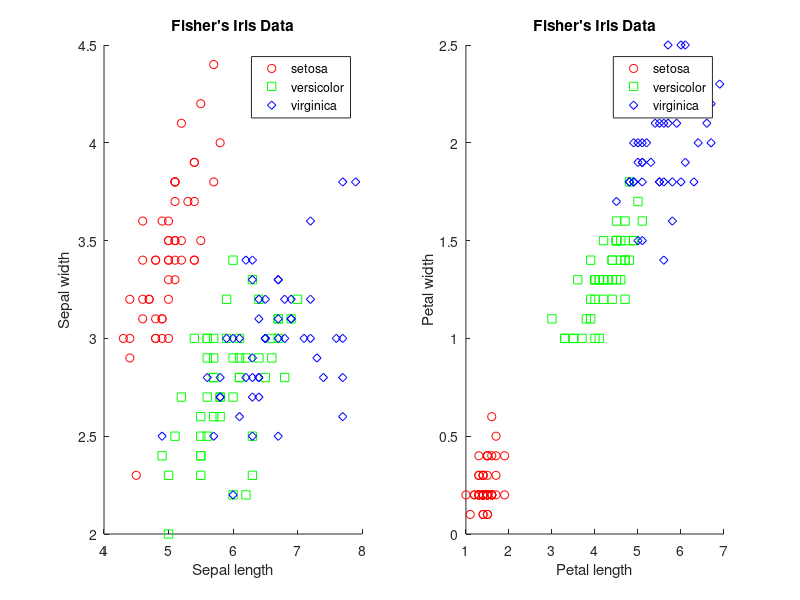

The MATLAB script that drew this image:
%% Naive Bayes for normal distribution
clc; close all; clear all;

%% Load data sample and extract some informations
load fisheriris

tic();
uc = unique(species); %unique classes
nc = length(uc); %number of classes
[nf, na] = size(meas); %number of features, number of attributes

%% Shuffle the data
idxperm = randperm(nf);
f = meas(idxperm,:); %features
c = species(idxperm,:); %classes

%% Prepare test and training sets. 
train_f = f(1:round(nf*0.7),:); % train features dataset
test_f = f(round(nf*0.7)+1:nf,:); % test features dataset
train_c = c(1:round(nf*0.7),:); % train classes dataset
test_c = c(round(nf*0.7)+1:nf,:); % test classes dataset

%% Training the classifier
mu = zeros(nc, na);
sd = zeros(nc, na);
for i=1:nc
    IndexC = ismember(train_c, uc(i));
    Index = find(IndexC==1);
    prior(i) = length(Index)/length(train_c);
    mu(i,:) = mean(train_f(Index,:));
    sd(i,:) = std(train_f(Index,:));
end


%% Testing the classifier
for i = 1:length(test_f)
    for j = 1:nc
        likelihood = normpdf(test_f(i,:),mu(j,:),sd(j,:));
        posterior(j) = prior(j) * prod(likelihood);
    end
 
    %Assign the class with the highest posterior value
    [max_prob, iklass] = max(posterior);
    iprediction(i) = iklass;
end
prediction = uc(iprediction(:));
etime = toc();
%% Checking error rate
error_rate = sum(~strcmpi(prediction,test_c))/length(test_c);

%% Print outputs
fprintf('Naive Bayes for normal distribution\n');
fprintf('Elapsed time is %0.5f seconds.\n', etime);
fprintf('Error rate is %0.5f.\n', error_rate);
%% Plot
figure(1)
subplot(1,2,1) % first subplot
gscatter(meas(:,1), meas(:,2), species,'rgb','osd');
xlabel('Sepal length');
ylabel('Sepal width');
title 'Fisher''s Iris Data';
subplot(1,2,2) % second subplot
gscatter(meas(:,3), meas(:,4), species,'rgb','osd');
xlabel('Petal length');
ylabel('Petal width');
title 'Fisher''s Iris Data';